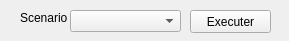
<?xml version="1.0" encoding="UTF-8"?>
<ui version="4.0">
 <class>execScenario</class>
 <widget class="QWidget" name="execScenario">
  <property name="geometry">
   <rect>
    <x>0</x>
    <y>0</y>
    <width>289</width>
    <height>41</height>
   </rect>
  </property>
  <property name="windowTitle">
   <string>Form</string>
  </property>
  <widget class="QPushButton" name="btn_exec">
   <property name="geometry">
    <rect>
     <x>190</x>
     <y>10</y>
     <width>81</width>
     <height>23</height>
    </rect>
   </property>
   <property name="text">
    <string>Executer</string>
   </property>
  </widget>
  <widget class="QComboBox" name="comboBox">
   <property name="geometry">
    <rect>
     <x>70</x>
     <y>10</y>
     <width>111</width>
     <height>22</height>
    </rect>
   </property>
  </widget>
  <widget class="QLabel" name="label">
   <property name="geometry">
    <rect>
     <x>20</x>
     <y>10</y>
     <width>51</width>
     <height>16</height>
    </rect>
   </property>
   <property name="text">
    <string>Scenario :</string>
   </property>
  </widget>
 </widget>
 <resources/>
 <connections/>
</ui>
